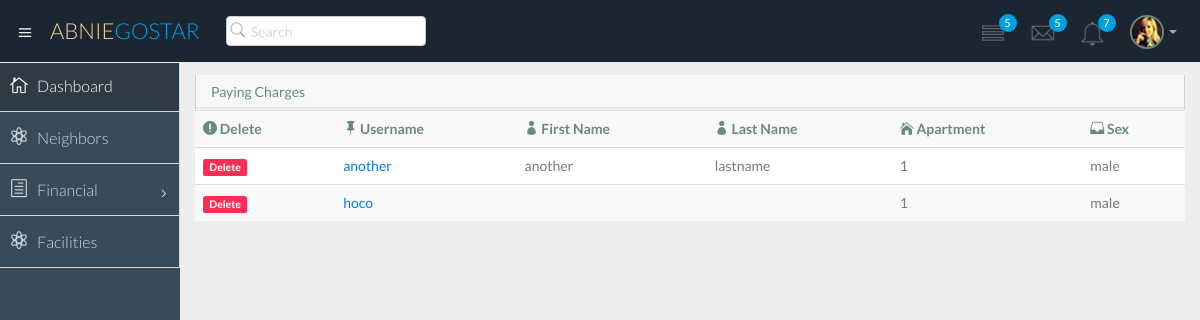
The page /home/neighbors/ (signed in) on the database its author committed.
### polls/models.py (models this page shows)
class Neighbor(models.Model):
    user = models.ForeignKey(User, unique=True)
    national_id = models.CharField(max_length=10, primary_key=True, null=False, default='1111')
    apartment = models.ForeignKey('Apartment', on_delete=models.CASCADE, default=0, null=True)
    sex = models.CharField(max_length=5, null=True)
    type = models.CharField(max_length=30, null=True)
    bank_account = models.CharField(max_length=30, null=True)
    _bank = models.ForeignKey('Bank', on_delete=models.CASCADE, null=True)

### polls/views.py (the view)
# urls.py: url(r'^neighbors/remove/([a-z]+)$', views.removeNeighbor, name = 'removeNeighbor'),
def neighbors(request):
    if request.user.is_authenticated():
        user = Neighbor.objects.get(     user = User.objects.get(      username=request.user.get_username())    )
        context = {}
        context['user'] = user
        p = Neighbor.objects.all().order_by('-user__last_login')
        context['neighbors'] = p #todo
        return render(request, 'polls/neighbors.html', context)
    return render(request, 'polls/facility.html', {})  # todo

### polls/templates/polls/neighbors.html
{% extends 'polls/temp1.html' %}
{% block content %}
<div class="row">
                  <div class="col-lg-12">
                      <section class="panel">
                          <header class="panel-heading">
                              Paying Charges
                          </header>
                          <table class="table table-striped table-advance table-hover">
                           <tbody>
                              <tr>
                                  {% if user.type == 'admin' %}
                                  <th><i class="icon_error-circle"></i> Delete</th>
                                  {% endif %}
                                  <th><i class="icon_pushpin"></i> Username </th>
                                 <th><i class="icon_profile"></i> First Name</th>
                                 <th><i class="icon_profile"></i> Last Name</th>
                                 <th><i class="icon_house"></i> Apartment</th>
                                 <th><i class="icon_drawer"></i> Sex</th>
                              </tr>
                {% for neighbor in neighbors%}
                              <tr>
                              {% if user.type == 'admin' %}
                                  <td> <a class="label label-danger" href="{% url 'removeNeighbor' neighbor.user.username %}"> Delete </a> </td>
                                  {% endif %}
                              <td> <a href="{% url 'detailsNeighbor' neighbor.user.username %}">{{ neighbor.user.username }}</a> </td>
                              <td> {{ neighbor.user.first_name }}</td>
                              <td> {{ neighbor.user.last_name}}</td>
                              <td> {{ neighbor.apartment_id}}</td>
                              <td> {{ neighbor.sex}}</td>
                              </tr>
                {% endfor %}
                           </tbody>
                        </table>
                      </section>
                  </div>
              </div>
{% endblock %}

### rows shown on the page
Neighbor: user.username "another", user.first_name "another", user.last_name "lastname", apartment_id "1", sex "male"
Neighbor: type "Delete", user.username "hoco", apartment_id "1", sex "male"
